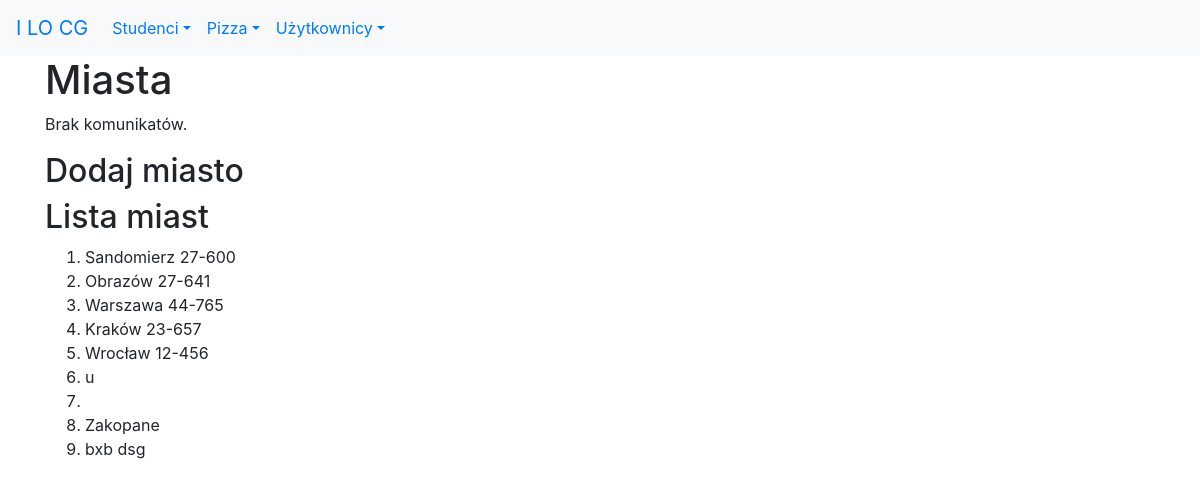
/studenci/miasta/, run on the app's committed database.
### studenci/models.py (models this page shows, shortened)
class Miasto(models.Model):
    nazwa = models.CharField(
        verbose_name='miasto',
        max_length=30,
        help_text='Nazwa miasta')
    kod = models.CharField(
        max_length=6,
        help_text='Kod pocztowy')
    class Meta:
        verbose_name_plural = "miasta"

### studenci/views.py (the view)
# urls.py: path('miasta/', views.miasta, name='miasta'),
def miasta(request):
    if request.method == 'POST':
        form = MiastoForm(request.POST)
        if form.is_valid():
            m = Miasto(nazwa=form.cleaned_data['nazwa'], kod=form.cleaned_data['kod'])
            m.save()
            messages.success(request, "Dane zapisano!")
        else:
            messages.error(request, "Błędne dane deb***!")
    else:
        form = MiastoForm()
    miasta = Miasto.objects.all()
    kontekst = {
        'form': form,
        'miasta': miasta
    }
    return render(request, 'studenci/miasta.html', kontekst)

### studenci/templates/studenci/miasta.html (shortened to what this page needs)
{% extends 'szablon.html' %}
{% block naglowek %}Miasta{% endblock naglowek %}
{% block tresc %}
<h2>Dodaj miasto</h2>
<h2>Lista miast</h2>
<ol>
    {% for miasto in miasta %}
        <li>{{ miasto.nazwa }}&nbsp;{{ miasto.kod }}</li>
    {% endfor %}
</ol>
{% endblock tresc %}

### data on the page
Miasto: nazwa "Sandomierz", kod "27-600"
Miasto: nazwa "Obrazów", kod "27-641"
Miasto: nazwa "Warszawa", kod "44-765"
Miasto: nazwa "Kraków", kod "23-657"
Miasto: nazwa "Wrocław", kod "12-456"
Miasto: nazwa "u"
Miasto: nazwa "Zakopane"
Miasto: nazwa "bxb", kod "dsg"
